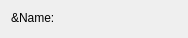
<?xml version="1.0" encoding="UTF-8"?>
<ui version="4.0">
 <class>ConnectionWizardPage</class>
 <widget class="QWizardPage" name="ConnectionWizardPage">
  <property name="geometry">
   <rect>
    <x>0</x>
    <y>0</y>
    <width>188</width>
    <height>38</height>
   </rect>
  </property>
  <property name="title">
   <string>Connection information</string>
  </property>
  <property name="subTitle">
   <string>An optional name for the connection</string>
  </property>
  <layout class="QFormLayout" name="formLayout">
   <property name="fieldGrowthPolicy">
    <enum>QFormLayout::ExpandingFieldsGrow</enum>
   </property>
   <item row="0" column="0">
    <widget class="QLabel" name="labelName">
     <property name="text">
      <string>&amp;Name:</string>
     </property>
    </widget>
   </item>
   <item row="0" column="1">
    <layout class="QHBoxLayout" name="horizontalLayoutName"/>
   </item>
  </layout>
 </widget>
 <resources/>
 <connections/>
</ui>
